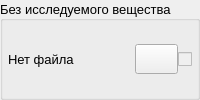
                       <widget class="QGroupBox" name="groupBox_no_gas">
                        <property name="minimumSize">
                         <size>
                          <width>0</width>
                          <height>50</height>
                         </size>
                        </property>
                        <property name="maximumSize">
                         <size>
                          <width>16777215</width>
                          <height>16777215</height>
                         </size>
                        </property>
                        <property name="sizeIncrement">
                         <size>
                          <width>0</width>
                          <height>0</height>
                         </size>
                        </property>
                        <property name="baseSize">
                         <size>
                          <width>0</width>
                          <height>0</height>
                         </size>
                        </property>
                        <property name="font">
                         <font>
                          <family>MS Shell Dlg 2</family>
                          <pointsize>10</pointsize>
                          <weight>50</weight>
                          <italic>false</italic>
                          <bold>false</bold>
                         </font>
                        </property>
                        <property name="cursor">
                         <cursorShape>ArrowCursor</cursorShape>
                        </property>
                        <property name="mouseTracking">
                         <bool>false</bool>
                        </property>
                        <property name="tabletTracking">
                         <bool>false</bool>
                        </property>
                        <property name="styleSheet">
                         <string notr="true"/>
                        </property>
                        <property name="title">
                         <string>Без исследуемого вещества</string>
                        </property>
                        <property name="alignment">
                         <set>Qt::AlignLeading|Qt::AlignLeft|Qt::AlignVCenter</set>
                        </property>
                        <property name="flat">
                         <bool>true</bool>
                        </property>
                        <property name="checkable">
                         <bool>false</bool>
                        </property>
                        <layout class="QHBoxLayout" name="layout_no_gas">
                         <property name="spacing">
                          <number>0</number>
                         </property>
                         <property name="leftMargin">
                          <number>5</number>
                         </property>
                         <property name="topMargin">
                          <number>5</number>
                         </property>
                         <property name="rightMargin">
                          <number>5</number>
                         </property>
                         <property name="bottomMargin">
                          <number>5</number>
                         </property>
                         <item>
                          <widget class="QLabel" name="label_text_file_name_no_gas">
                           <property name="sizePolicy">
                            <sizepolicy hsizetype="Ignored" vsizetype="Preferred">
                             <horstretch>0</horstretch>
                             <verstretch>0</verstretch>
                            </sizepolicy>
                           </property>
                           <property name="minimumSize">
                            <size>
                             <width>0</width>
                             <height>30</height>
                            </size>
                           </property>
                           <property name="maximumSize">
                            <size>
                             <width>16777215</width>
                             <height>30</height>
                            </size>
                           </property>
                           <property name="font">
                            <font>
                             <pointsize>10</pointsize>
                             <weight>50</weight>
                             <bold>false</bold>
                            </font>
                           </property>
                           <property name="styleSheet">
                            <string notr="true"/>
                           </property>
                           <property name="text">
                            <string>Нет файла</string>
                           </property>
                           <property name="textFormat">
                            <enum>Qt::AutoText</enum>
                           </property>
                           <property name="scaledContents">
                            <bool>false</bool>
                           </property>
                          </widget>
                         </item>
                         <item>
                          <widget class="QPushButton" name="pushButton_reading_file_no_gas">
                           <property name="sizePolicy">
                            <sizepolicy hsizetype="Fixed" vsizetype="Fixed">
                             <horstretch>0</horstretch>
                             <verstretch>0</verstretch>
                            </sizepolicy>
                           </property>
                           <property name="minimumSize">
                            <size>
                             <width>30</width>
                             <height>30</height>
                            </size>
                           </property>
                           <property name="maximumSize">
                            <size>
                             <width>16777215</width>
                             <height>30</height>
                            </size>
                           </property>
                           <property name="cursor">
                            <cursorShape>PointingHandCursor</cursorShape>
                           </property>
                           <property name="whatsThis">
                            <string/>
                           </property>
                           <property name="accessibleName">
                            <string/>
                           </property>
                           <property name="accessibleDescription">
                            <string/>
                           </property>
                           <property name="styleSheet">
                            <string notr="true">QPushButton {
	image: url(:/general_black_ui/resource/general_black_ui/download_24dp_white.svg);
}

QPushButton:hover {
	border: none;												/* без границ */
}</string>
                           </property>
                           <property name="text">
                            <string/>
                           </property>
                           <property name="iconSize">
                            <size>
                             <width>25</width>
                             <height>25</height>
                            </size>
                           </property>
                          </widget>
                         </item>
                         <item>
                          <widget class="QCheckBox" name="checkBox_download_no_gas">
                           <property name="enabled">
                            <bool>false</bool>
                           </property>
                           <property name="sizePolicy">
                            <sizepolicy hsizetype="Fixed" vsizetype="Fixed">
                             <horstretch>0</horstretch>
                             <verstretch>0</verstretch>
                            </sizepolicy>
                           </property>
                           <property name="minimumSize">
                            <size>
                             <width>0</width>
                             <height>30</height>
                            </size>
                           </property>
                           <property name="maximumSize">
                            <size>
                             <width>16777215</width>
                             <height>30</height>
                            </size>
                           </property>
                           <property name="whatsThis">
                            <string/>
                           </property>
                           <property name="accessibleName">
                            <string/>
                           </property>
                           <property name="accessibleDescription">
                            <string/>
                           </property>
                           <property name="styleSheet">
                            <string notr="true"/>
                           </property>
                           <property name="text">
                            <string/>
                           </property>
                           <property name="checked">
                            <bool>false</bool>
                           </property>
                           <property name="tristate">
                            <bool>false</bool>
                           </property>
                          </widget>
                         </item>
                        </layout>
                       </widget>
